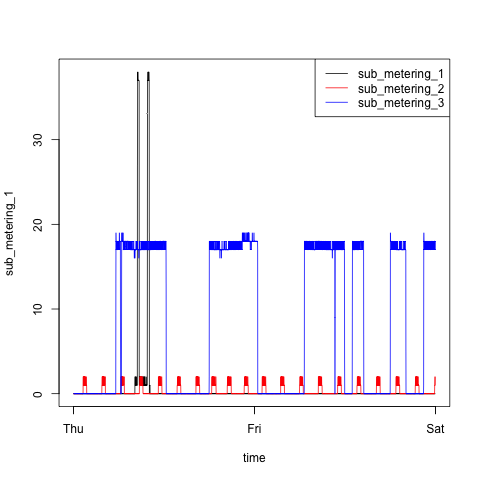

Source code (R):
# 1. Read the dataset with prepare_data.R
## By default, the dataset is stored in "df"
source("prepare_data.R")

# 2. Plot the data
dev.off()
png(filename = "plot3.png", width = 480, height = 480)
## In prepare_data.R, the "date" and "time" columns have already been 
## combined into one column "time" to make it eaiser to plot.
with(df, plot(time, sub_metering_1, type = "n"))
with(df, lines(time, sub_metering_1))
with(df, lines(time, sub_metering_2, col = "red"))
with(df, lines(time, sub_metering_3, col = "blue"))
legend("topright",
       lty = 1,
       col = c("black", "red", "blue"),
       legend = c("sub_metering_1", "sub_metering_2", "sub_metering_3"))

# 3. Save to plot3.png
dev.off()